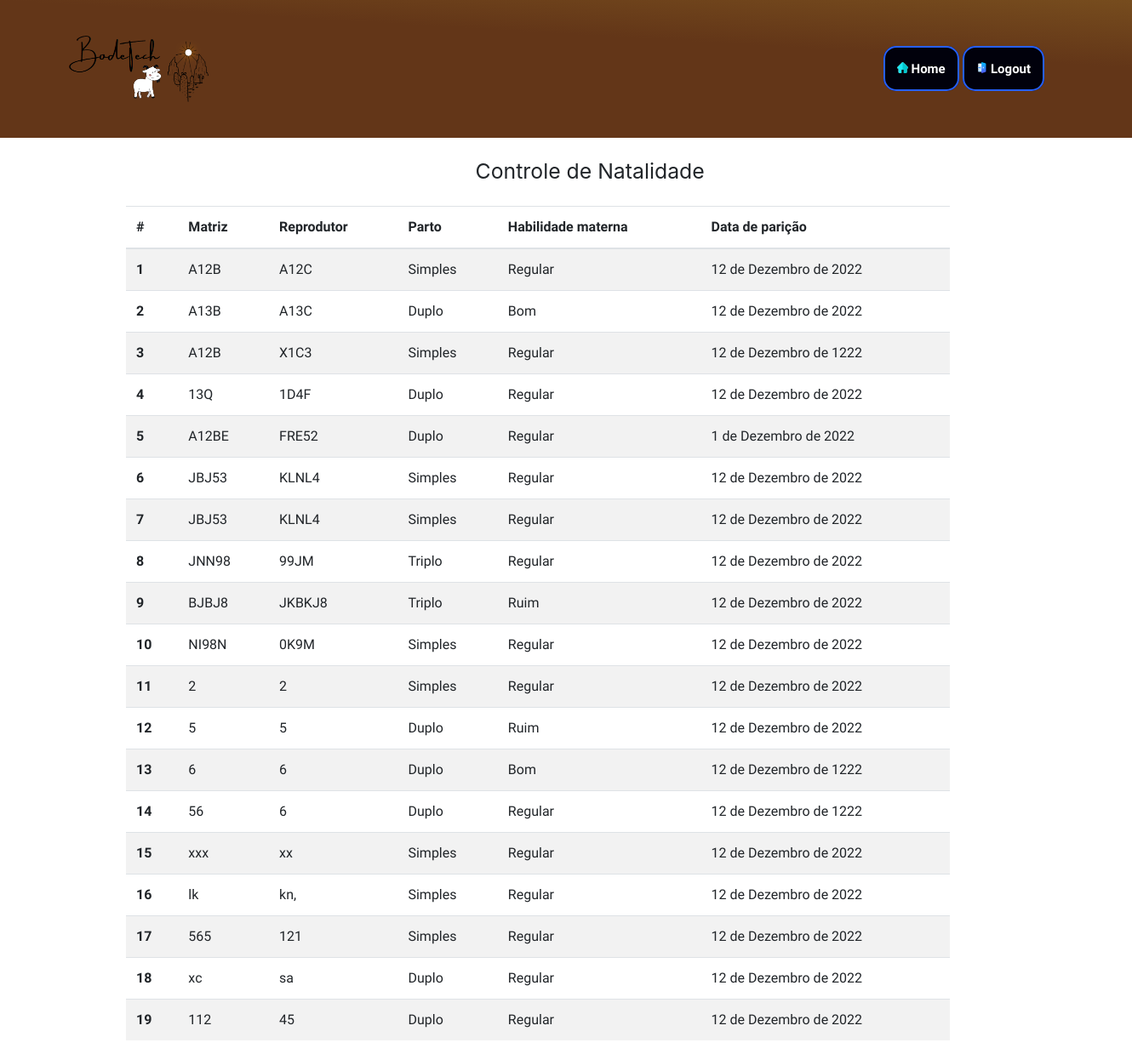
The app's page /indices/ (signed in), older data.
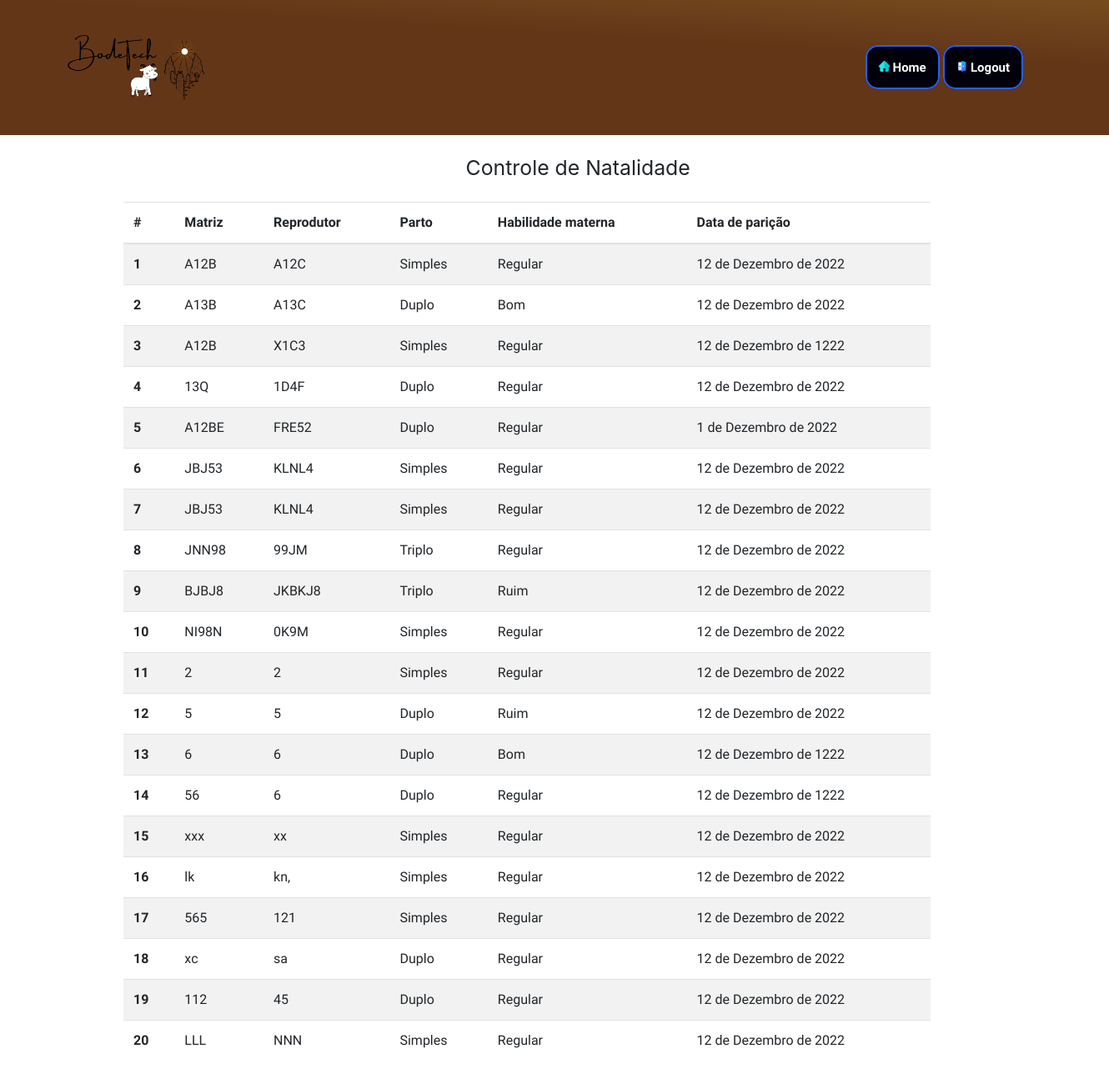
The same page, newer data.
### user/models.py (models this page shows, shortened)
class PersonDetail(models.Model):
    Parto = (
        ('Simples','Simples'),
        ('Duplo','Duplo'),
        ('Triplo','Triplo')
    )
    Habilidade = (
        ('Bom','Bom'),
        ('Regular','Regular'),
        ('Ruim','Ruim')
    )
    user = models.ForeignKey(User, on_delete=models.CASCADE, related_name="new_spending", null=True)
    matriz = models.CharField(max_length=20, help_text = "Informe o nome da matriz")
    reprodutor = models.CharField(max_length=20, help_text = "Informe o nome do reprodutor")
    parto = models.CharField(max_length=10,choices=Parto)
    data_de_nascimento = models.DateField(verbose_name = "Data de parição", help_text = "Por favor use o formato: <em>DD/MM/AAAA</em>.")
    habilidade_materna = models.CharField(max_length=10,choices=Habilidade)
    created_at = models.DateTimeField(auto_now=True)
    updated_at = models.DateTimeField(auto_now_add=True)

### user/views.py (the view, shortened to what this page needs)
# urls.py: path('indices/',  views.Indices.as_view(), name ='indices'),
class Indices(View):
    context = {}
    def get(self,request):
        forml = PersonDetailForm()
        self.context['forml'] = forml
        self.context['detail'] = PersonDetail.objects.filter(user= request.user)
        return render(request,'user/indices.html',self.context)

### user/templates/user/indices.html (shortened to what this page needs)
{% extends "user/index.html" %}
{% load static %}
{% load crispy_forms_tags %}
{% block start %}
<link rel="stylesheet" href="https://maxcdn.bootstrapcdn.com/bootstrap/4.0.0/css/bootstrap.min.css">
<h2 style="font-size: 1.55rem; font-weight: 400; margin-left: 42%; margin-top: 1.9%;">Controle de Natalidade</h2>
<div style="width:100%; margin-left: 10%; margin-top: 1.9%;">
        <div class="col-md-9">
  <table class="table table-striped bg-white">
  <thead>
    <tr>
      <th scope="col">#</th>
      <th scope="col">Matriz</th>
      <th scope="col">Reprodutor</th>
      <th scope="col">Parto</th>
      <th scope="col">Habilidade materna</th>
      <th scope="col">Data de parição</th>
    </tr>
  </thead>
  <tbody>
      {%for detail in detail%}<tr>
      <th scope="row">{{forloop.counter}}</th>
      <td>{{detail.matriz}}</td>
      <td>{{detail.reprodutor}}</td>
      <td>{{detail.parto}}</td>
      <td>{{detail.habilidade_materna}}</td>
      <td>{{detail.data_de_nascimento}}</td>
    </tr>
       {%endfor%}  </tbody>
            </table>
        </div>
    </div>
{% endblock start %}

### user/templates/user/index.html (shortened to what this page needs)
{% load static %}
{% load crispy_forms_tags %}
<!DOCTYPE html>
<html lang="en">
<head>
  <link rel="stylesheet" href="https://pro.fontawesome.com/releases/v5.10.0/css/all.css"/>
  <link rel="stylesheet" href="{% static 'css/main.css' %}">
  <link rel="stylesheet" href="{% static 'css/header.css' %}">
  <link rel="stylesheet" href="{% static 'css/page-not-is-logged.css' %}">
  <link rel="stylesheet" href="{% static 'css/page-client.css' %}">
  <link rel="stylesheet" href="{% static 'css/shopkeeper.css' %}">
  <link rel="stylesheet" href="{% static 'css/benefits.css' %}">
  <link rel="stylesheet" href="{% static 'css/shopkeeper/fidelity-card.css' %}">
  <link rel="stylesheet" href="{% static 'css/shopkeeper/faithful-customers.css' %}">
  <link rel="stylesheet" href="{% static 'css/shopkeeper/historic.css' %}">
  <link rel="stylesheet" href="{% static 'css/shopkeeper/ad.css' %}">
</head>
<body>
  <header class="header">
    <div class="button-area">
      <img class="logo" src="{% static 'images/user-not-is-logged/logo-new.png' %}" style="width: 50%; height: auto;" alt="Logo">
    </div>
    <div class="button-area">
      <a href="{% url 'index' %}" class="home-button">
        <img style="vertical-align: baseline; width:6%" src="{% static 'images/header/home2.png' %}" alt="Home">
        Home</a>
      {% if user.is_authenticated %}
      <a href="{% url 'logout' %}" class="logout-button">
        <img style="vertical-align: baseline; width:6%" src="{% static 'images/header/log-out.png' %}" alt="Logout">
        Logout
      </a>
      {% endif %}
    </div>
  </header>
  {% block start %}{% endblock %}
</body>
</html>

### user/static/css/main.css (style rules this page uses)
:root { --title: #000000; --text: #555149; --text-alt: #e2b699; --second: #fff8f2; --primary: #ad5f2e; --white: #FFFFFF; }
* { margin: 0; padding: 0; box-sizing: border-box; font-family: 'Mulish', sans-serif; }
body { width: 100%; height: 100%; background-color: var(--white); }

### user/static/css/header.css (style rules this page uses)
.header { display: flex; align-items: center; justify-content: space-between; background-color: #a17c66; background-image: linear-gradient(183.41deg, #774d1e -1.57%, #633618 32.96%); padding: 2.5rem 5rem; }
.header .button-area .home-button { padding: calc(1.1rem - 2px) calc(2.4rem - 24px); font-size: 15px; font-weight: bold; color: var(--white); text-decoration: none; border-radius: 15px; border: 2px solid rgb(38, 96, 253); background-color: rgba(1, 1, 12); cursor: pointer; transition: filter .2s; }
.header .button-area .logout-button { padding: calc(1.1rem - 2px) calc(2.4rem - 24px); font-size: 15px; font-weight: bold; color: var(--white); text-decoration: none; border-radius: 15px; border: 2px solid rgb(38, 96, 253); background-color: rgb(1, 1, 12); cursor: pointer; transition: filter .2s; }

Row changes from the older to the newer data that the page shows:
added PersonDetail: matriz "LLL", reprodutor "NNN", parto "Simples", habilidade_materna "Regular", data_de_nascimento "12 de Dezembro de 2022"
